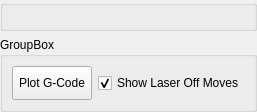
      <widget class="QWidget" name="GCode_tab">
       <attribute name="title">
        <string>G-code</string>
       </attribute>
       <layout class="QGridLayout" name="gridLayout_13" rowstretch="1,0" rowminimumheight="1,0">
        <property name="leftMargin">
         <number>0</number>
        </property>
        <property name="topMargin">
         <number>0</number>
        </property>
        <property name="rightMargin">
         <number>0</number>
        </property>
        <property name="bottomMargin">
         <number>0</number>
        </property>
        <item row="1" column="0">
         <widget class="QGroupBox" name="groupBox_5">
          <property name="title">
           <string>GroupBox</string>
          </property>
          <layout class="QGridLayout" name="gridLayout_15">
           <item row="0" column="0">
            <widget class="QPushButton" name="plot_gcode_button">
             <property name="text">
              <string>Plot G-Code</string>
             </property>
            <property name="minimumSize"><size><width>0</width><height>34</height></size></property></widget>
           </item>
           <item row="0" column="1">
            <widget class="QCheckBox" name="show_moves_checkBox">
             <property name="text">
              <string>Show Laser Off Moves</string>
             </property>
             <property name="checked">
              <bool>true</bool>
             </property>
            </widget>
           </item>
          </layout>
         </widget>
        </item>
        <item row="0" column="0">
         <widget class="QGroupBox" name="gcode_canvas">
          <property name="title">
           <string />
          </property>
          <layout class="QVBoxLayout" name="verticalLayout_4" />
         </widget>
        </item>
       </layout>
      </widget>
